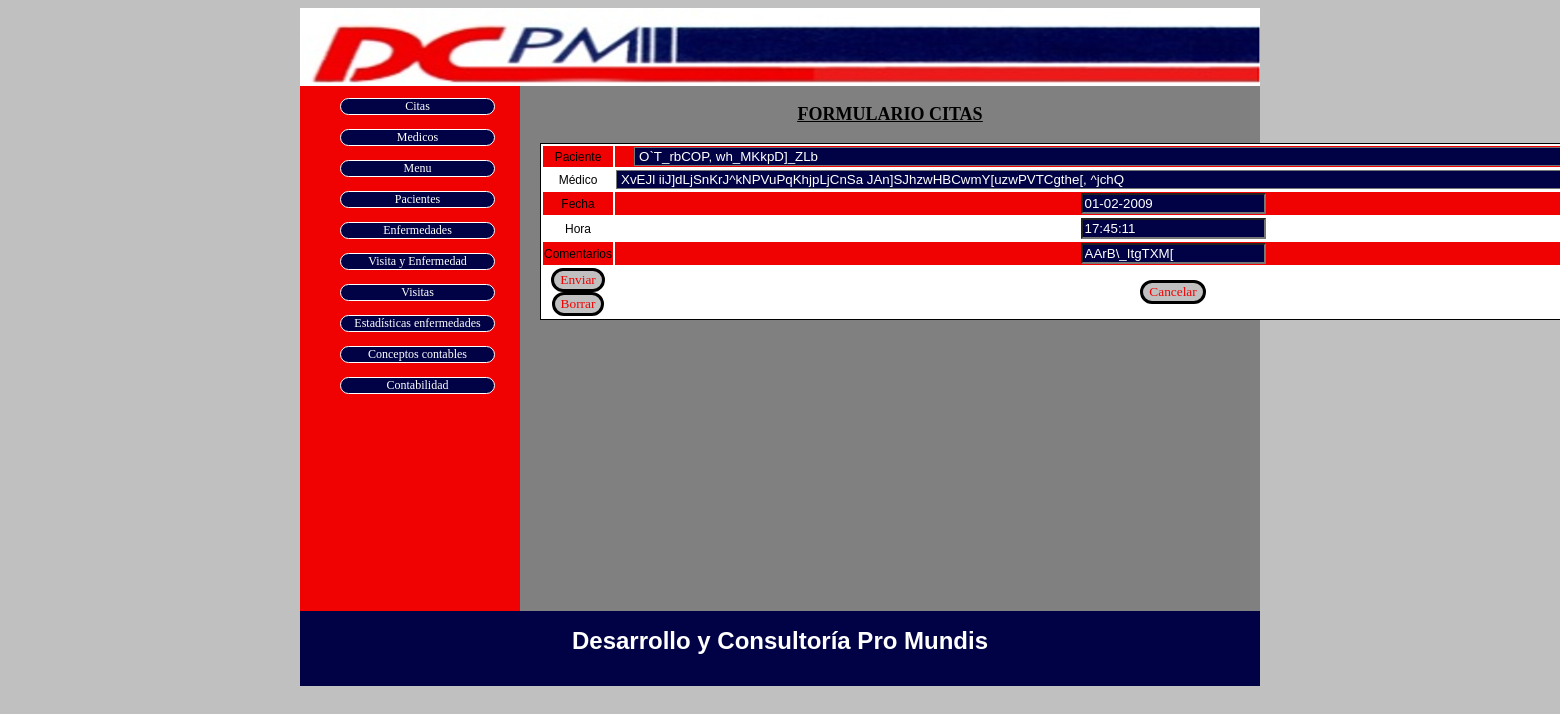
Page /index.php?cuerpo=form_citas.php&id=1486 on the committed database.
### tables this page shows
CREATE TABLE IF NOT EXISTS `menu` (
  `id` bigint(20) NOT NULL AUTO_INCREMENT,
  `id_padre` bigint(20) DEFAULT NULL,
  `enlace` varchar(60) DEFAULT NULL,
  `texto` varchar(60) DEFAULT NULL,
  PRIMARY KEY (`id`)
);

CREATE TABLE IF NOT EXISTS `citas` (
  `id` bigint(20) NOT NULL AUTO_INCREMENT,
  `id_paciente` bigint(20) NOT NULL,
  `id_medico` bigint(20) NOT NULL,
  `fecha` date NOT NULL,
  `hora` time NOT NULL,
  `comentarios` varchar(140) DEFAULT NULL,
  `visitado` bit(1) DEFAULT b'0',
  PRIMARY KEY (`id`),
  KEY `fk_Citas_Pacientes` (`id_paciente`),
  KEY `fk_Citas_Medicos1` (`id_medico`)
);

### clase_bd.php (called while the page is built, shortened)
<?php
class bd
    {
    private $servidor, $bd, $usuario, $clave;
    public function __construct()
        {
        $this->servidor=SERVIDOR;
        $this->bd=BD;
        $this->usuario=USUARIO;
        $this->clave=PASSWORD;
        }
    public function buscar($objeto)
        {
        $props=get_object_vars($objeto);
        $select="select * from ".get_class($objeto). " where ";
        foreach($props as $indice=>$valor)
            {
            if(isset($valor))
                {
                $select.=$indice."='". $valor."' and ";
                }
            }
        $select=substr($select,0,strlen($select)-5);
        return $this->consultarArray($select);
        }
    public function consultar($consulta)
        {
        try
            {
            $link = mysql_connect($this->servidor,$this->usuario,$this->clave);
            $result = mysql_query($consulta, $link);
            return $result;
            }
        catch (Exception $e)
            {
            throw new Exception ("Error de base de datos.<br>".$e->getMessage());
            }
        }
    public function consultarArray($consulta)
        {
        $salida=null;
        $respuesta=$this->consultar($consulta);
        while ($fila = mysql_fetch_assoc($respuesta))
            {
            $salida[]=$fila;
            }
        return $salida;
        }
    }
?>

### cuerpo.php (called while the page is built)
<?php
if (isset($_GET["cuerpo"]))
    {
    $cuerpo=$_GET["cuerpo"];
    }
else
    {
    $cuerpo="rejilla_citas.php";
    }
include ($cuerpo);
?>

### clase_citas.php (called while the page is built, shortened)
<?php
 class citas
{
 public function cargar($arrayValores)
    {
     isset($arrayValores['id_paciente'])?$this->id_paciente=$arrayValores['id_paciente']:$this->id_paciente=null;
     isset($arrayValores['id_medico'])?$this->id_medico=$arrayValores['id_medico']:$this->id_medico=null;
     isset($arrayValores['fecha'])?$this->fecha=date("d-m-Y",strtotime($arrayValores['fecha'])):$this->fecha=null;
     isset($arrayValores['hora'])?$this->hora=$arrayValores['hora']:$this->hora=null;
     isset($arrayValores['comentarios'])?$this->comentarios=$arrayValores['comentarios']:$this->comentarios=null;
    }
}
?>

### utilidadesIU.php (the view, shortened to what this page needs)
<?php
class utilidadesIU {
     public function pinta_selection($datos,$nombre,$campoVisible,$seleccion=-1)
    {
        $salida= '<select size="1" name="'.$nombre.'">';
        while($row = mysql_fetch_array($datos))
        {
                if($seleccion==$row['id'])
                {
                    $selected=" selected ";
                }
                else
                {
                    $selected='';
                }
                $salida.='<option  '.$selected.'value="'.$row['id'].'">'.$row[$campoVisible].'</option>';
        }
        $salida.= "</select>";
        return $salida;
    }
}
?>

### menuPrincipal.php
<?php
include("clase_bd.php");
$bd=new bd();
$datos=$bd->consultar("select * from menu");
$salida="";
if ($datos)
    {
     $salida="<ul>";
     while($row = mysql_fetch_array($datos))
         {
         $salida.="<li><a href=\"".$row["enlace"]."\">".$row['texto']."</a></li><br/>";
         }
     $salida.="</ul>";
    }
echo $salida;
?>

### form_citas.php (shortened to what this page needs)
<?php
include ("clase_citas.php");
include ("utilidadesIU.php");
include_once ("clase_bd.php");
$bd=new bd();
$util=new utilidadesIU();
$citas=new citas();
if(isset($_GET["id"]))
    {
    $citas->id=($_GET["id"]);
    $arrayEntidad=$bd->buscar($citas);
    if($arrayEntidad)
        {
	$citas->cargar($arrayEntidad[0]);
        }
    }
?>
<h3><u>FORMULARIO CITAS</u><br></h3>
<form name="form_citas" method="get" action="procesar_citas.php">
    <table>
        <tr>
            <td>Paciente</td>
            <td>
                <?php
                $datosLista=$bd->consultar("select concat(pacientes.apellidos,',  ',pacientes.nombre) AS Paciente,id from pacientes");
                echo $util->pinta_selection($datosLista,"id_paciente","Paciente",$citas->id_paciente);
                ?>
            </td>
        </tr>
        <tr>
            <td>Médico</td>
            <td>
               <?php
               $datosLista=$bd->consultar("select concat(medicos.apellidos,',  ',medicos.nombre) AS Medico,id from medicos");
               echo $util->pinta_selection($datosLista,"id_medico","Medico",$citas->id_medico);
               ?>
            </td>
        </tr>
        <tr>
            <td>Fecha</td>
            <td>
            <input type="text" name="fecha" id="fecha" value="<?php echo  $citas->fecha; ?>"/>
            </td>
        </tr>
        <tr>
            <td>Hora</td>
            <td>
            <input type="text" name="hora" id="hora" value="<?php echo  $citas->hora; ?>"/>
            </td>
        </tr>
        <tr>
            <td>Comentarios</td>
            <td>
            <input type="text" name="comentarios" id="comentarios" value="<?php echo  $citas->comentarios; ?>"/>
            </td>
        </tr>
        <tr>
            <td><input class="boton" type="submit" name="Enviar" value="Enviar"/><?php if(isset ($_GET["id"]) )
                { echo '<input class="boton" type="submit" name="Borrar" value="Borrar"/>';} ?></td>
            <td><input class="boton" type="submit" name="Cancelar" value="Cancelar"/></td>
        </tr>
    </table>
</form>

### css/960.css (style rules this page uses)
body { min-width: 960px; }

### estilos.css (style rules this page uses)
body { color:#FFFFFF; background-color:silver; font-family: helvetica,Arial,sans-serif; font-size: 12px; text-align: justify; }
li { list-style:none; border:1px solid white; text-align: center; background-color:#010245; border-radius: 50px; margin-right: 25px; }
li a { text-decoration: none; color:#FFFFFF; }
h3 { text-align: center; font-family:fantasy; font-size: 18px; color:black; text-decoration: underline; }
table { margin: auto; width: 90%; border:1px black solid; background-color:#FFFFFF; color:black; }
tr:nth-child(2n+1) { background-color:#F00202; color:black; }
a { text-align: center; font-family:fantasy; color:black; }
form { text-align: center; }
input,select { background-color:#010245; color:#FFFFFF; }
.boton { background-color:silver; font-family:fantasy; color:#F00202; border-radius:50px; border:solid black; }

### rows in the picture
menu: texto "Citas"
menu: texto "Medicos"
menu: texto "Menu"
menu: texto "Pacientes"
menu: texto "Enfermedades"
menu: texto "Visita y Enfermedad"
menu: texto "Visitas"
menu: texto "Estadísticas enfermedades"
menu: texto "Conceptos contables"
menu: texto "Contabilidad"
citas: fecha "01-02-2009", hora "17:45:11", comentarios "AArB\\_ItgTXM["

### other values in the picture
form field id_paciente "O`T_rbCOP, wh_MKkpD]_ZLb"
form field id_medico "XvEJl iiJ]dLjSnKrJ^kNPVuPqKhjpLjCnSa JAn]SJhzwHBCwmY[uzwPVTCgthe[, ^jchQ"
